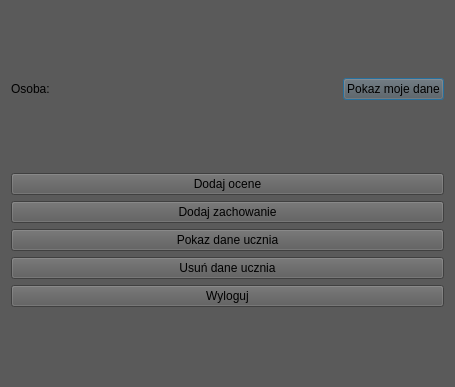
<?xml version="1.0" encoding="UTF-8"?>
<ui version="4.0">
 <class>TeacherWindow</class>
 <widget class="QDialog" name="TeacherWindow">
  <property name="geometry">
   <rect>
    <x>0</x>
    <y>0</y>
    <width>455</width>
    <height>387</height>
   </rect>
  </property>
  <property name="windowTitle">
   <string>Dialog</string>
  </property>
  <property name="styleSheet">
   <string notr="true">background-color: rgb(90, 90, 90);</string>
  </property>
  <layout class="QVBoxLayout" name="verticalLayout_2" stretch="1,3">
   <item>
    <layout class="QHBoxLayout" name="horizontalLayout_2">
     <item>
      <layout class="QHBoxLayout" name="horizontalLayout">
       <item>
        <widget class="QLabel" name="personLabel">
         <property name="styleSheet">
          <string notr="true">font: 700 14pt &quot;Nirmala UI&quot;;
color: &quot;white&quot;;</string>
         </property>
         <property name="text">
          <string>Osoba: </string>
         </property>
        </widget>
       </item>
       <item>
        <widget class="QLabel" name="nameLabel">
         <property name="styleSheet">
          <string notr="true">font: 700 14pt &quot;Nirmala UI&quot;;
color: &quot;white&quot;;</string>
         </property>
         <property name="text">
          <string/>
         </property>
        </widget>
       </item>
       <item>
        <widget class="QLabel" name="lastNameLabel">
         <property name="styleSheet">
          <string notr="true">font: 700 14pt &quot;Nirmala UI&quot;;
color: &quot;white&quot;;</string>
         </property>
         <property name="text">
          <string/>
         </property>
        </widget>
       </item>
      </layout>
     </item>
     <item>
      <spacer name="horizontalSpacer">
       <property name="orientation">
        <enum>Qt::Horizontal</enum>
       </property>
       <property name="sizeHint" stdset="0">
        <size>
         <width>40</width>
         <height>20</height>
        </size>
       </property>
      </spacer>
     </item>
     <item>
      <widget class="QPushButton" name="showDataPushButton">
       <property name="cursor">
        <cursorShape>OpenHandCursor</cursorShape>
       </property>
       <property name="styleSheet">
        <string notr="true">font: 700 12pt &quot;Nirmala UI&quot;;
color: &quot;white&quot;;</string>
       </property>
       <property name="text">
        <string>Pokaz moje dane</string>
       </property>
      </widget>
     </item>
    </layout>
   </item>
   <item>
    <layout class="QVBoxLayout" name="verticalLayout">
     <item>
      <widget class="QPushButton" name="gradePushButton">
       <property name="cursor">
        <cursorShape>OpenHandCursor</cursorShape>
       </property>
       <property name="styleSheet">
        <string notr="true">font: 700 18pt &quot;Nirmala UI&quot;;
color: &quot;white&quot;;</string>
       </property>
       <property name="text">
        <string>Dodaj ocene</string>
       </property>
      </widget>
     </item>
     <item>
      <widget class="QPushButton" name="behaviorPushButton">
       <property name="cursor">
        <cursorShape>OpenHandCursor</cursorShape>
       </property>
       <property name="styleSheet">
        <string notr="true">font: 700 18pt &quot;Nirmala UI&quot;;
color: &quot;white&quot;;</string>
       </property>
       <property name="text">
        <string>Dodaj zachowanie</string>
       </property>
      </widget>
     </item>
     <item>
      <widget class="QPushButton" name="showStudentDataPushButton">
       <property name="cursor">
        <cursorShape>OpenHandCursor</cursorShape>
       </property>
       <property name="styleSheet">
        <string notr="true">font: 700 18pt &quot;Nirmala UI&quot;;
color: &quot;white&quot;;</string>
       </property>
       <property name="text">
        <string>Pokaz dane ucznia</string>
       </property>
      </widget>
     </item>
     <item>
      <widget class="QPushButton" name="deleteDataPushButton">
       <property name="cursor">
        <cursorShape>OpenHandCursor</cursorShape>
       </property>
       <property name="styleSheet">
        <string notr="true">font: 700 18pt &quot;Nirmala UI&quot;;
color: &quot;white&quot;;</string>
       </property>
       <property name="text">
        <string>Usuń dane ucznia</string>
       </property>
      </widget>
     </item>
     <item>
      <widget class="QPushButton" name="logoutPushButton">
       <property name="cursor">
        <cursorShape>OpenHandCursor</cursorShape>
       </property>
       <property name="styleSheet">
        <string notr="true">font: 700 18pt &quot;Nirmala UI&quot;;
color: &quot;white&quot;;</string>
       </property>
       <property name="text">
        <string>Wyloguj</string>
       </property>
      </widget>
     </item>
    </layout>
   </item>
  </layout>
 </widget>
 <resources/>
 <connections/>
</ui>
